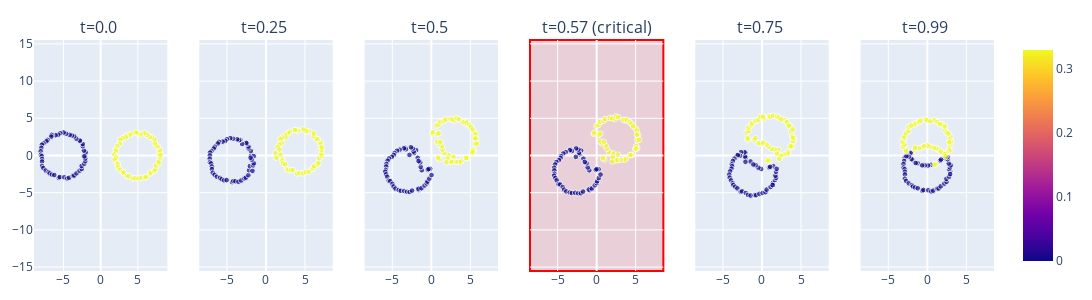

Write notebook code for a chart like this one.
### Code cell
import numpy as np
import pandas as pd
import plotly.express as px
from plotly.subplots import make_subplots

num_frames = len(models_alligned)

# Build DataFrame for all frames
frames = []
for i, cloud in enumerate(models_alligned):
    cloud = np.asarray(cloud)
    assert cloud.ndim == 2 and cloud.shape[1] == 2, f"models_aligned[{i}] 必须是 (N,2)"
    N = cloud.shape[0]
    color_col = np.r_[np.zeros(N//2), np.full(N - N//2, 0.33)]
    size_col = np.full(N, 2.0)
    df = pd.DataFrame({
        'x': cloud[:, 0],
        'y': cloud[:, 1],
        'frame': i,
        'size': size_col,
        'color': color_col
    })
    frames.append(df)
DF = pd.concat(frames, ignore_index=True)

# ==== 选择 5 个帧，并强制包含关键帧 event_idx ====

# 基于等间隔取 5 帧
#indices = np.linspace(0, num_frames-1, 5, dtype=int).tolist()

indices = list(range(0, num_frames, 25))

# 确保最后一帧也在里面（如果不是25的倍数）
if (num_frames - 1) % 25 != 0:
    indices.append(num_frames - 1)

# 直接把关键帧加进去
indices.append(int(event_idx))

# 去重并排序
indices = sorted(set(indices))


# ==== 统一坐标范围 ====
xmin, xmax = DF['x'].min(), DF['x'].max()
ymin, ymax = DF['y'].min(), DF['y'].max()
dx, dy = xmax - xmin, ymax - ymin
pad_x = 0.03 * (dx if dx > 0 else 1.0)
pad_y = 0.03 * (dy if dy > 0 else 1.0)

# ==== 子图骨架 ====
fig = make_subplots(
    rows=1, cols=6,
    subplot_titles=[f"t={idx/num_frames} "if idx!=event_idx else f"t={(idx+1)/(num_frames)}" + (" (critical)" if idx==event_idx else "")
                    for idx in indices],
    shared_xaxes=True, shared_yaxes=True
)

# 连续色标
scale = [[0.0,'orange'], [0.33,'red'], [0.66,'purple'], [1.0,'blue']]

# ==== 逐列画图 ====
for col, idx in enumerate(indices, start=1):
    df_i = DF[DF['frame'] == idx]
    trace = px.scatter(
        df_i, x='x', y='y',
        size='size', size_max=4,
        color='color',
        color_continuous_scale=scale
    ).data[0]
    fig.add_trace(trace, row=1, col=col)

    fig.update_xaxes(range=[xmin - pad_x, xmax + pad_x], row=1, col=col)
    fig.update_yaxes(range=[ymin - pad_y, ymax + pad_y], scaleanchor='x', scaleratio=1, row=1, col=col)

# ==== 关键帧高亮（红框） ====
for col, idx in enumerate(indices, start=1):
    if idx != event_idx:
        continue
    ax_key = 'xaxis' + ('' if col == 1 else str(col))
    dom = fig.layout[ax_key].domain  # 该子图在纸面坐标的横向区间
    fig.add_shape(
        type="rect",
        xref="paper", yref="paper",
        x0=dom[0], x1=dom[1], y0=0.0, y1=1.0,
        line=dict(width=2, color='red'),
        fillcolor='rgba(255,0,0,0.12)',
        layer="below"
    )

fig.update_layout(
    width=1200, height=300,
    showlegend=False,
    margin=dict(l=20, r=20, t=40, b=20),
    title_text=" "
)

fig.show()
